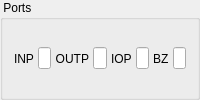
                <widget class="QGroupBox" name="groupBox_3">
                <property name="title">
                  <string> Ports </string>
                </property>
                <layout class="QHBoxLayout" name="horizontalLayout" stretch="1,10,1,10,1,10,1,10">
                  <property name="spacing">
                  <number>4</number>
                  </property>
                  <item>
                  <widget class="QLabel" name="inpLabel">
                    <property name="text">
                    <string>INP</string>
                    </property>
                  </widget>
                  </item>
                  <item>
                  <widget class="QLineEdit" name="inpEdit">
                    <property name="key" stdset="0">
                      <string>INP</string>
                    </property>
                    <property name="type" stdset="0">
                      <string>integer</string>
                    </property>
                    <property name="mask" stdset="0">
                      <string>0x%0.1X</string>
                    </property>
                    <property name="sizePolicy">
                    <sizepolicy hsizetype="Ignored" vsizetype="Fixed">
                      <horstretch>0</horstretch>
                      <verstretch>0</verstretch>
                    </sizepolicy>
                    </property>
                  </widget>
                  </item>
                  <item>
                  <widget class="QLabel" name="outpLabel">
                    <property name="text">
                    <string>OUTP</string>
                    </property>
                    <property name="alignment">
                    <set>Qt::AlignRight|Qt::AlignTrailing|Qt::AlignVCenter</set>
                    </property>
                  </widget>
                  </item>
                  <item>
                  <widget class="QLineEdit" name="outpEdit">
                    <property name="key" stdset="0">
                      <string>OUTP</string>
                    </property>
                    <property name="type" stdset="0">
                      <string>integer</string>
                    </property>
                    <property name="mask" stdset="0">
                      <string>0x%0.1X</string>
                    </property>
                    <property name="sizePolicy">
                    <sizepolicy hsizetype="Ignored" vsizetype="Fixed">
                      <horstretch>0</horstretch>
                      <verstretch>0</verstretch>
                    </sizepolicy>
                    </property>
                  </widget>
                  </item>
                  <item>
                  <widget class="QLabel" name="iopLabel">
                    <property name="text">
                    <string>IOP</string>
                    </property>
                  </widget>
                  </item>
                  <item>
                  <widget class="QLineEdit" name="iopEdit">
                    <property name="key" stdset="0">
                      <string>IOP</string>
                    </property>
                    <property name="type" stdset="0">
                      <string>integer</string>
                    </property>
                    <property name="mask" stdset="0">
                      <string>0x%0.1X</string>
                    </property>
                    <property name="sizePolicy">
                    <sizepolicy hsizetype="Ignored" vsizetype="Fixed">
                      <horstretch>0</horstretch>
                      <verstretch>0</verstretch>
                    </sizepolicy>
                    </property>
                  </widget>
                  </item>
                  <item>
                  <widget class="QLabel" name="bzLabel">
                    <property name="text">
                    <string>BZ</string>
                    </property>
                  </widget>
                  </item>
                  <item>
                  <widget class="QLineEdit" name="bzEdit">
                    <property name="key" stdset="0">
                      <string>BZ</string>
                    </property>
                    <property name="type" stdset="0">
                      <string>integer</string>
                    </property>
                    <property name="mask" stdset="0">
                      <string>0x%0.1X</string>
                    </property>
                    <property name="sizePolicy">
                    <sizepolicy hsizetype="Ignored" vsizetype="Fixed">
                      <horstretch>0</horstretch>
                      <verstretch>0</verstretch>
                    </sizepolicy>
                    </property>
                  </widget>
                  </item>
                </layout>
                </widget>
